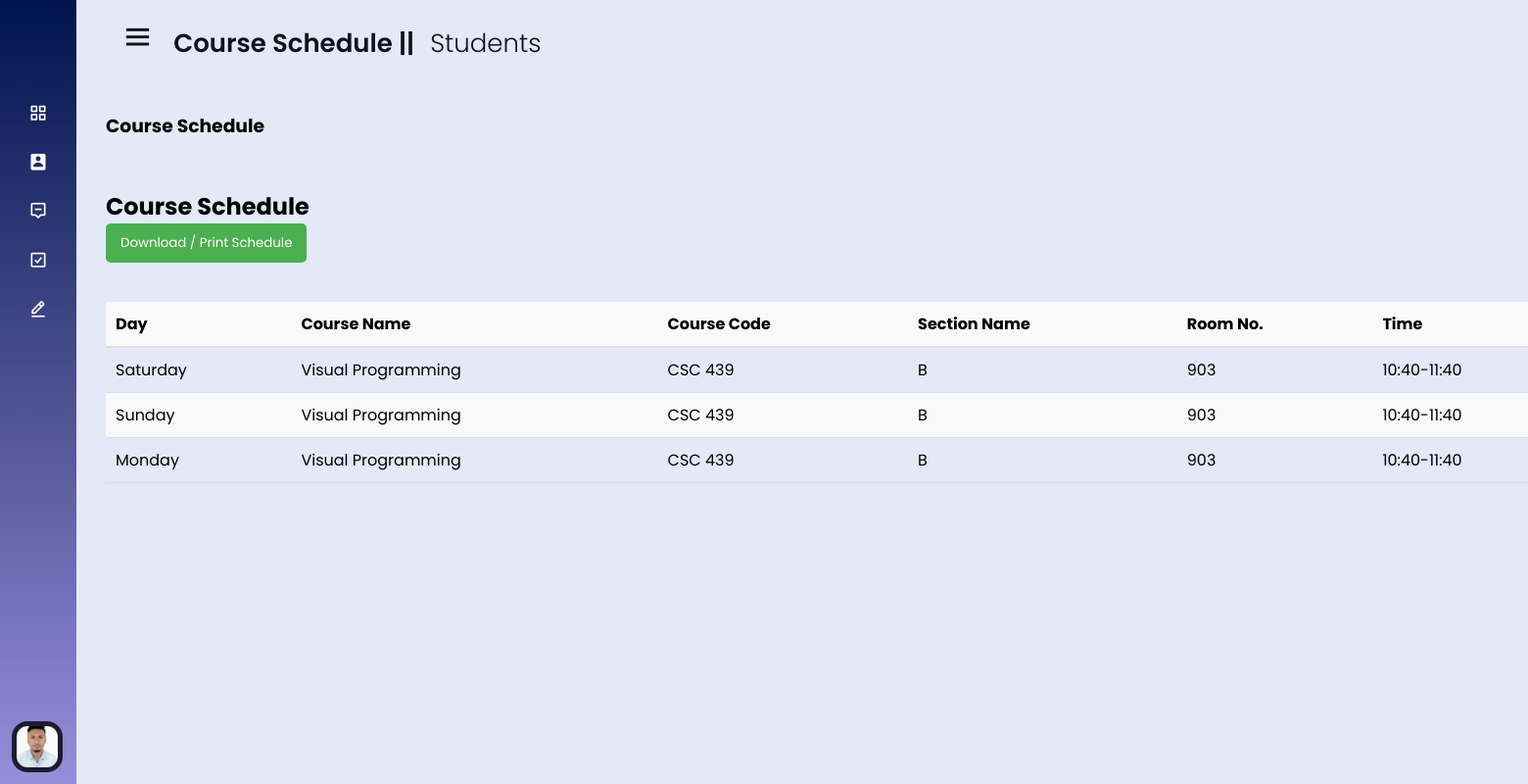
Screenshot of /students/pages/courseSchedule.php (signed in) with the database file from the repository.
### tables this page shows
CREATE TABLE IF NOT EXISTS `student_db` (
  `s_ID` int NOT NULL AUTO_INCREMENT,
  `s_Name` varchar(100) DEFAULT NULL,
  `s_Email` varchar(150) NOT NULL,
  `s_UserName` varchar(20) DEFAULT NULL,
  `s_Password` varchar(150) DEFAULT NULL,
  `s_Gender` varchar(50) DEFAULT NULL,
  `s_DateOfBirth` date DEFAULT NULL,
  `s_ProfilePic` varchar(200) DEFAULT NULL,
  `s_FatherName` varchar(150) DEFAULT NULL,
  `s_MotherName` varchar(150) DEFAULT NULL,
  `s_ContactNo` varchar(11) DEFAULT NULL,
  `s_AltContactNo` varchar(11) DEFAULT NULL,
  `s_Address` varchar(250) DEFAULT NULL,
  `s_Photo` text,
  PRIMARY KEY (`s_ID`),
  UNIQUE KEY `s_Email` (`s_Email`)
);

CREATE TABLE IF NOT EXISTS `student_course` (
  `id` int NOT NULL AUTO_INCREMENT,
  `course_id` int NOT NULL,
  `section_id` int NOT NULL,
  `student_id` int NOT NULL,
  `status` enum('completed','in-progress') DEFAULT 'in-progress',
  PRIMARY KEY (`id`),
  UNIQUE KEY `id` (`id`),
  KEY `course_id` (`course_id`),
  KEY `section_id` (`section_id`),
  KEY `student_id` (`student_id`)
);

CREATE TABLE IF NOT EXISTS `course_db` (
  `c_ID` int NOT NULL AUTO_INCREMENT,
  `c_title` varchar(300) DEFAULT NULL,
  `c_code` varchar(20) DEFAULT NULL,
  `c_hours` int DEFAULT NULL,
  PRIMARY KEY (`c_ID`)
);

CREATE TABLE IF NOT EXISTS `sections` (
  `id` int NOT NULL AUTO_INCREMENT,
  `teacher_id` int NOT NULL,
  `course_id` int NOT NULL,
  `room_id` int DEFAULT NULL,
  `days` text NOT NULL,
  `time` varchar(50) NOT NULL DEFAULT '',
  `section` varchar(50) NOT NULL DEFAULT '',
  `room` int DEFAULT NULL,
  PRIMARY KEY (`id`),
  UNIQUE KEY `id` (`id`),
  KEY `course_id` (`course_id`),
  KEY `teacher_id` (`teacher_id`),
  KEY `room_id` (`room_id`)
);

### students/pages/courseSchedule.php (the view, shortened to what this page needs)
<?php
require_once('../includes/dbconnection.php');
$sections_sql = "
        SELECT
            student_course.*,
            sections.*,
            course_db.*
        FROM
            student_course
        JOIN
            course_db
        ON
            student_course.course_id = course_db.c_ID
        JOIN
            sections
        ON
            student_course.section_id = sections.id
        WHERE
            student_course.student_id = " . $_SESSION['student_login_id'] . "
        AND student_course.status = 'in-progress'";
$sections_result = mysqli_query($conn, $sections_sql);
$section_details = [];
if ($sections_result->num_rows > 0) {
    while ($row = mysqli_fetch_assoc($sections_result)) {
        $section_details[] = $row;
    }
}
$days_order = ["Saturday", "Sunday", "Monday", "Tuesday", "Wednesday"];
$schedule = [];
foreach ($days_order as $day) {
    $schedule[$day] = [];
}
foreach ($section_details as $section) {
    $days = explode(',', $section['days']);
    foreach ($days as $day) {
        if (in_array($day, $days_order)) {
            $schedule[$day][] = $section;
        }
    }
}
?>
<!DOCTYPE html>
<html lang="en">
<head>
    <link rel="stylesheet" href="../css/style.css">
    <link rel="stylesheet" href="../pages/css/adminPagesStyle.css">
    <link href='https://unpkg.com/boxicons@2.0.7/css/boxicons.min.css' rel='stylesheet'>
</head>
<body>
    <?php include_once('../includes/sidebar.php'); ?>
    <section class="home-section">
        <div class="home-content">
            <div class="dashboard_header">
                <i class='bx bx-menu'></i>
                <span class="text">Course Schedule || <span style="font-weight: 300; margin-left: 10px;">Students</span></span>
            </div>
            <div class="main_workPanel">
                <div>
                    <h3>Course Schedule</h3>
                </div>
                <div class="admin_monitor">
                    <div class="manage_admin_part" style="position: relative;">
                        <h2>Course Schedule</h2>
                        <button onclick="downloadSchedule()" style="margin-bottom: 20px; padding: 10px 15px; background-color: #4CAF50; color: white; border: none; border-radius: 5px; cursor: pointer;">Download / Print Schedule</button>
                        <div class="table-group">
                            <table id="scheduleTable" style="margin-top: 20px; width: 1500px;">
                                <thead>
                                    <tr>
                                        <th>Day</th>
                                        <th>Course Name</th>
                                        <th>Course Code</th>
                                        <th>Section Name</th>
                                        <th>Room No.</th>
                                        <th>Time</th>
                                    </tr>
                                </thead>
                                <tbody>
                                    <?php
                                    foreach ($days_order as $day) {
                                        foreach ($schedule[$day] as $index => $section) {
                                            echo '
                                            <tr>
                                                <td>' . $day . '</td>
                                                <td>' . $section['c_title'] . '</td>
                                                <td>' . $section['c_code'] . '</td>
                                                <td>' . $section['section'] . '</td>
                                                <td>' . $section['room'] . '</td>
                                                <td>' . $section['time'] . '</td>
                                            </tr>';
                                        }
                                    }
                                    ?>
                                </tbody>
                            </table>
                        </div>
                    </div>
                </div>
            </div>
        </div>
    </section>
</body>
</html>

### students/includes/sidebar.php (shortened to what this page needs)
<?php
$student_login_user = $_SESSION['student_login_id'];
$studentName = mysqli_query($conn, "SELECT * FROM `student_db` WHERE `s_ID` = '$student_login_user'");
$student_login_user_data = mysqli_fetch_assoc($studentName);
?>
<div class="sidebar close">
  <div class="logo-details">
  </div>
  <ul class="nav-links">
    <li>
      <a href="http://localhost/sms/students/dashboard.php">
        <i class='bx bx-grid-alt'></i>
      </a>
    </li>
    <li>
      <div class="iocn-link">
        <a href="http://localhost/sms/students/pages/profile.php">
          <i class='bx bxs-user-rectangle'></i>
        </a>
      </div>
    </li>
    <li>
      <div class="iocn-link">
        <a href="http://localhost/sms/students/pages/viewCourse.php">
          <i class='bx bx-message-alt-minus'></i>
        </a>
      </div>
    </li>
    <li>
      <div class="iocn-link">
        <a href="http://localhost/sms/students/pages/payment.php">
          <i class='bx bx-check-square'></i>
        </a>
      </div>
    </li>
    <li>
      <div class="iocn-link">
        <a href="http://localhost/sms/students/pages/grades.php">
        <i class='bx bx-edit-alt'></i>
        </a>
      </div>
    </li>
    <li>
      <div class="profile-details">
        <div class="profile-content">
          <img src='<?= $student_login_user_data['s_Photo'] ?>' alt="profileImg">
        </div>
      </div>
    </li>
  </ul>
</div>

### students/css/style.css (style rules this page uses)
* { margin: 0; padding: 0; box-sizing: border-box; font-family: 'Poppins', sans-serif; }
.sidebar { position: fixed; top: 0; left: 0; height: 100%; width: 260px; background: linear-gradient(#00134c, #4637bb90); z-index: 100; transition: all 0.5s ease; }
.sidebar.close { width: 78px; }
.sidebar .logo-details { height: 60px; width: 100%; display: flex; align-items: center; }
.sidebar .nav-links { height: 100%; padding: 30px 0 150px 0; overflow: auto; }
.sidebar.close .nav-links { overflow: visible; }
.sidebar .nav-links li { position: relative; list-style: none; transition: all 0.4s ease; }
.sidebar .nav-links li .iocn-link { display: flex; align-items: center; justify-content: space-between; }
.sidebar.close .nav-links li .iocn-link { display: block }
.sidebar .nav-links li i { height: 50px; min-width: 78px; text-align: center; line-height: 50px; color: #fff; font-size: 20px; cursor: pointer; transition: all 0.3s ease; }
.sidebar .nav-links li a { display: flex; align-items: center; text-decoration: none; }
.sidebar .profile-details { position: fixed; bottom: 0; width: 260px; display: flex; align-items: center; justify-content: space-between; background: #1d1b31; padding: 12px 0; transition: all 0.5s ease; }
.sidebar.close .profile-details { background: none; }
.sidebar.close .profile-details { width: 78px; }
.sidebar .profile-details .profile-content { display: flex; align-items: center; }
.sidebar .profile-details img { height: 52px; width: 52px; object-fit: cover; border-radius: 16px; margin: 0 14px 0 12px; background: #1d1b31; transition: all 0.5s ease; }
.sidebar.close .profile-details img { padding: 5px; }
.home-section { position: relative; background: #E4E9F7; height: 100vh; left: 260px; width: calc(100% - 260px); transition: all 0.5s ease; }
.sidebar.close~.home-section { left: 78px; width: calc(100% - 78px); }
.home-section .home-content { height: auto; align-items: center; padding: 20px 30px; }
.home-section .home-content .bx-menu, .home-section .home-content .text { color: #11101d; font-size: 35px; }
.home-section .home-content .bx-menu { margin: 0 15px; cursor: pointer; }
.home-section .home-content .text { font-size: 26px; font-weight: 600; }

### students/pages/css/adminPagesStyle.css (style rules this page uses)
.main_workPanel { margin-top: 50px; }
.admin_monitor { margin-top: 50px; }
table { width: 100%; border-collapse: collapse; }
thead { background-color: #f9f9f9; }
thead th { text-align: left; padding: 10px; border-bottom: 2px solid #ddd; }
tbody td { padding: 10px; border-bottom: 1px solid #ddd; text-align: left; }
tbody tr:nth-child(even) { background-color: #f9f9f9; }

### rows the page displays
student_db: s_Photo (picture)
student_course: day "Saturday", course_db.c_title "Visual Programming", course_db.c_code "CSC 439", section.section "B", section.room "903", section.time "10:40-11:40", day "Sunday", day "Monday"
